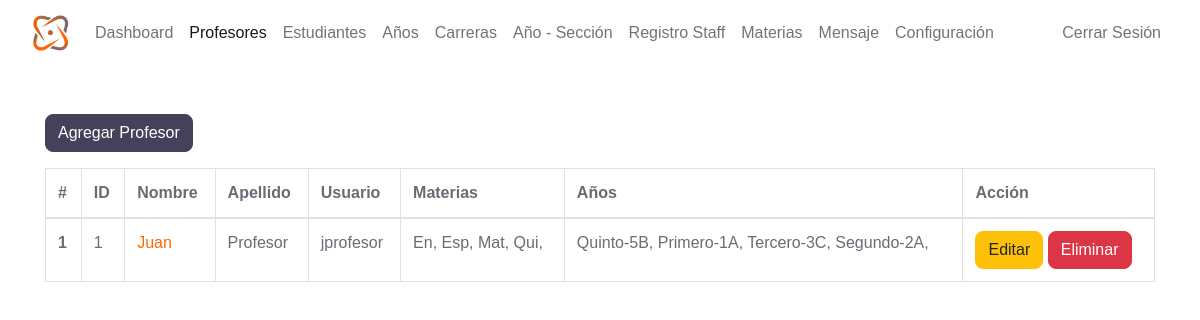
Page /admin/teacher.php (signed in) on the committed database.
### tables this page shows
CREATE TABLE `teachers` (
  `teacher_id` int(11) NOT NULL,
  `username` varchar(127) NOT NULL,
  `password` varchar(255) NOT NULL,
  `class` varchar(31) NOT NULL,
  `fname` varchar(127) NOT NULL,
  `lname` varchar(127) NOT NULL,
  `subjects` varchar(31) NOT NULL,
  `address` varchar(31) NOT NULL,
  `employee_number` int(11) NOT NULL,
  `date_of_birth` date DEFAULT NULL,
  `phone_number` varchar(31) NOT NULL,
  `qualification` varchar(127) NOT NULL,
  `gender` varchar(7) NOT NULL,
  `email_address` varchar(255) NOT NULL,
  `date_of_joined` datetime NOT NULL DEFAULT current_timestamp()
);

### admin/data/teacher.php (called while the page is built, shortened)
<?php
function getAllTeachers($conn){
   $sql = "SELECT * FROM teachers";
   $stmt = $conn->prepare($sql);
   $stmt->execute();
   if ($stmt->rowCount() >= 1) {
     $teachers = $stmt->fetchAll();
     return $teachers;
   }else {
   	return 0;
   }
}

### admin/data/subject.php (called while the page is built, shortened)
<?php
function getSubjectById($subject_id, $conn){
   $sql = "SELECT * FROM subjects
           WHERE subject_id=?";
   $stmt = $conn->prepare($sql);
   $stmt->execute([$subject_id]);
   if ($stmt->rowCount() == 1) {
     $subject = $stmt->fetch();
     return $subject;
   }else {
   	return 0;
   }
}
 ?>

### admin/data/class.php (called while the page is built, shortened)
<?php
function getClassById($class_id, $conn){
   $sql = "SELECT * FROM class
           WHERE class_id=?";
   $stmt = $conn->prepare($sql);
   $stmt->execute([$class_id]);
   if ($stmt->rowCount() == 1) {
     $class = $stmt->fetch();
     return $class;
   }else {
    return 0;
   }
}

### admin/data/grade.php (called while the page is built, shortened)
<?php
function getGradeById($grade_id, $conn){
   $sql = "SELECT * FROM grades
           WHERE grade_id=?";
   $stmt = $conn->prepare($sql);
   $stmt->execute([$grade_id]);
   if ($stmt->rowCount() == 1) {
     $grade = $stmt->fetch();
     return $grade;
   }else {
    return 0;
   }
}

### admin/data/section.php (called while the page is built, shortened)
<?php
function getSectioById($section_id, $conn){
   $sql = "SELECT * FROM section
           WHERE section_id=?";
   $stmt = $conn->prepare($sql);
   $stmt->execute([$section_id]);
   if ($stmt->rowCount() == 1) {
     $section = $stmt->fetch();
     return $section;
   }else {
    return 0;
   }
}

### admin/teacher.php (the view, shortened to what this page needs)
<?php
if (
  isset($_SESSION['admin_id']) &&
  isset($_SESSION['role'])
) {
  if ($_SESSION['role'] == 'Admin') {
    include "../DB_connection.php";
    include "data/teacher.php";
    include "data/subject.php";
    include "data/grade.php";
    include "data/class.php";
    include "data/section.php";
    $teachers = getAllTeachers($conn);
?>
    <!DOCTYPE html>
    <html lang="en">
    <head>
      <link rel="stylesheet" href="https://cdn.jsdelivr.net/npm/bootstrap@5.2.0/dist/css/bootstrap.min.css">
      <link rel="stylesheet" href="../css/style.css">
      <link rel="stylesheet" href="https://cdnjs.cloudflare.com/ajax/libs/font-awesome/4.7.0/css/font-awesome.min.css">
    </head>
    <body>
      <?php
      include "inc/navbar.php";
      if ($teachers != 0) {
      ?>
        <div class="container mt-5">
          <a href="teacher-add.php" class="btn btn-dark">Agregar Profesor</a>
          <div class="table-responsive">
            <table class="table table-bordered mt-3 n-table">
              <thead>
                <tr>
                  <th scope="col">#</th>
                  <th scope="col">ID</th>
                  <th scope="col">Nombre</th>
                  <th scope="col">Apellido</th>
                  <th scope="col">Usuario</th>
                  <th scope="col">Materias</th>
                  <th scope="col">Años</th>
                  <th scope="col">Acción</th>
                </tr>
              </thead>
              <tbody>
                <?php $i = 0;
                foreach ($teachers as $teacher) {
                  $i++;  ?>
                  <tr>
                    <th scope="row"><?= $i ?></th>
                    <td><?= $teacher['teacher_id'] ?></td>
                    <td><a href="teacher-view.php?teacher_id=<?= $teacher['teacher_id'] ?>">
                        <?= $teacher['fname'] ?></a></td>
                    <td><?= $teacher['lname'] ?></td>
                    <td><?= $teacher['username'] ?></td>
                    <td>
                      <?php
                      $s = '';
                      $subjects = str_split(trim($teacher['subjects']));
                      foreach ($subjects as $subject) {
                        $s_temp = getSubjectById($subject, $conn);
                        if ($s_temp != 0)
                          $s .= $s_temp['subject_code'] . ', ';
                      }
                      echo $s;
                      ?>
                    </td>
                    <td>
                      <?php
                      $c = '';
                      $classes = str_split(trim($teacher['class']));
                      foreach ($classes as $class_id) {
                        $class = getClassById($class_id, $conn);
                        $c_temp = getGradeById($class['grade'], $conn);
                        $section = getSectioById($class['section'], $conn);
                        if ($c_temp != 0)
                          $c .= $c_temp['grade_code'] . '-' .
                            $c_temp['grade'] . $section['section'] . ', ';
                      }
                      echo $c;
                      ?>
                    </td>
                    <td>
                      <a href="teacher-edit.php?teacher_id=<?= $teacher['teacher_id'] ?>" class="btn btn-warning">Editar</a>
                      <a href="teacher-delete.php?teacher_id=<?= $teacher['teacher_id'] ?>" class="btn btn-danger">Eliminar</a>
                    </td>
                  </tr>
                <?php } ?>
              </tbody>
            </table>
          </div>
        <?php } else { ?>
          <div class="alert alert-info .w-450 m-5" role="alert">
            Empty!
          </div>
        <?php } ?>
        </div>
    </body>
    </html>
<?php
  } else {
    header("Location: ../login.php");
    exit;
  }
} else {
  header("Location: ../login.php");
  exit;
}
?>

### rows in the picture
teachers: teacher_id "1", fname "Juan", lname "Profesor", username "jprofesor", s "En, Esp, Mat, Qui,", c "Quinto-5B, Primero-1A, Tercero-3C, Segundo-2A,"
